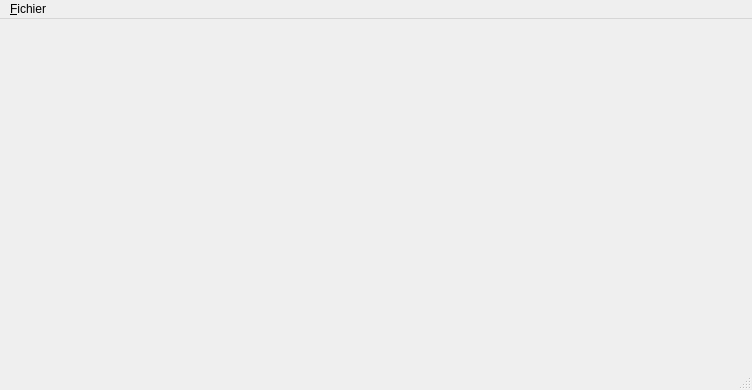
<?xml version="1.0" encoding="UTF-8"?>
<ui version="4.0">
 <class>C_COURBE</class>
 <widget class="QMainWindow" name="C_COURBE">
  <property name="geometry">
   <rect>
    <x>0</x>
    <y>0</y>
    <width>752</width>
    <height>390</height>
   </rect>
  </property>
  <property name="windowTitle">
   <string>Courbe</string>
  </property>
  <widget class="QWidget" name="centralwidget">
   <widget class="QwtPlot" name="Le_graphe">
    <property name="geometry">
     <rect>
      <x>40</x>
      <y>70</y>
      <width>400</width>
      <height>200</height>
     </rect>
    </property>
   </widget>
   <widget class="QwtSlider" name="Le_Slider_1">
    <property name="geometry">
     <rect>
      <x>510</x>
      <y>50</y>
      <width>60</width>
      <height>250</height>
     </rect>
    </property>
    <property name="upperBound">
     <double>1.000000000000000</double>
    </property>
    <property name="totalSteps">
     <UInt>10</UInt>
    </property>
    <property name="singleSteps">
     <UInt>1</UInt>
    </property>
   </widget>
   <widget class="QwtSlider" name="Le_slider_2">
    <property name="geometry">
     <rect>
      <x>630</x>
      <y>60</y>
      <width>60</width>
      <height>250</height>
     </rect>
    </property>
    <property name="upperBound">
     <double>1.000000000000000</double>
    </property>
   </widget>
  </widget>
  <widget class="QMenuBar" name="menubar">
   <property name="geometry">
    <rect>
     <x>0</x>
     <y>0</y>
     <width>752</width>
     <height>21</height>
    </rect>
   </property>
   <widget class="QMenu" name="menu_Fichier">
    <property name="title">
     <string>&amp;Fichier</string>
    </property>
    <addaction name="action_Quitter"/>
   </widget>
   <addaction name="menu_Fichier"/>
  </widget>
  <widget class="QStatusBar" name="statusbar"/>
  <action name="action_Quitter">
   <property name="text">
    <string>&amp;Quitter</string>
   </property>
  </action>
 </widget>
 <customwidgets>
  <customwidget>
   <class>QwtPlot</class>
   <extends>QFrame</extends>
   <header>qwt_plot.h</header>
  </customwidget>
  <customwidget>
   <class>QwtSlider</class>
   <extends>QWidget</extends>
   <header>qwt_slider.h</header>
  </customwidget>
 </customwidgets>
 <resources/>
 <connections>
  <connection>
   <sender>action_Quitter</sender>
   <signal>triggered()</signal>
   <receiver>C_COURBE</receiver>
   <slot>close()</slot>
   <hints>
    <hint type="sourcelabel">
     <x>-1</x>
     <y>-1</y>
    </hint>
    <hint type="destinationlabel">
     <x>399</x>
     <y>299</y>
    </hint>
   </hints>
  </connection>
  <connection>
   <sender>Le_Slider_1</sender>
   <signal>valueChanged(double)</signal>
   <receiver>C_COURBE</receiver>
   <slot>slot_coef(double)</slot>
   <hints>
    <hint type="sourcelabel">
     <x>521</x>
     <y>200</y>
    </hint>
    <hint type="destinationlabel">
     <x>559</x>
     <y>196</y>
    </hint>
   </hints>
  </connection>
  <connection>
   <sender>Le_slider_2</sender>
   <signal>valueChanged(double)</signal>
   <receiver>C_COURBE</receiver>
   <slot>slot_coef(double)</slot>
   <hints>
    <hint type="sourcelabel">
     <x>664</x>
     <y>277</y>
    </hint>
    <hint type="destinationlabel">
     <x>433</x>
     <y>347</y>
    </hint>
   </hints>
  </connection>
 </connections>
 <slots>
  <slot>slot_coef(double)</slot>
  <slot>slot_ajoute(double)</slot>
 </slots>
</ui>
